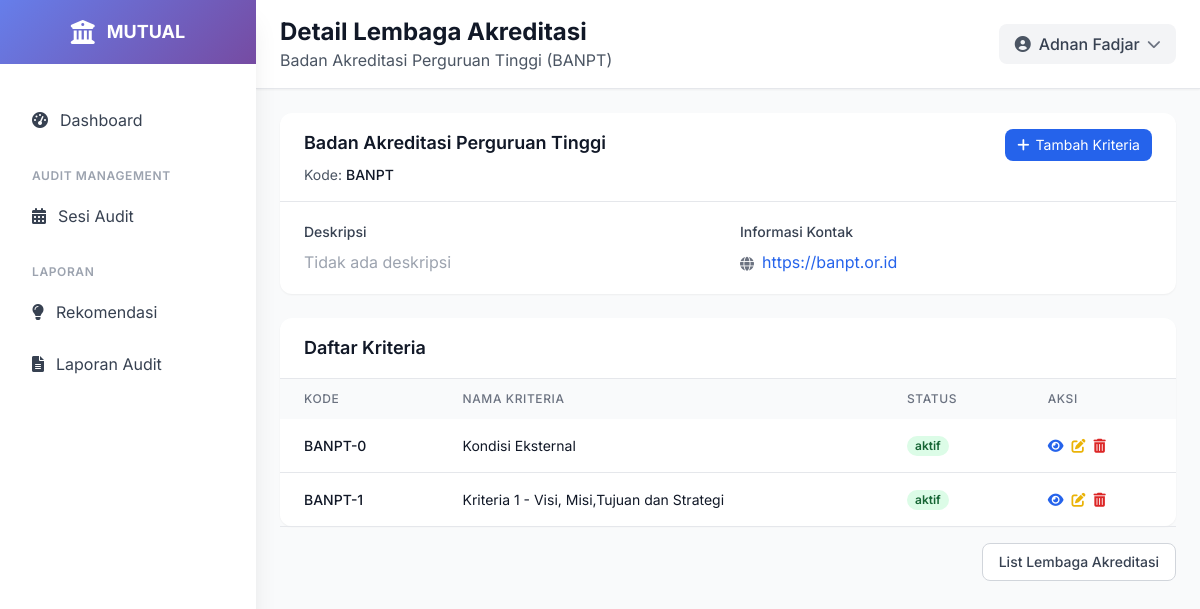
/lembaga/1/ (signed in), run on an earlier commit of the app's database.
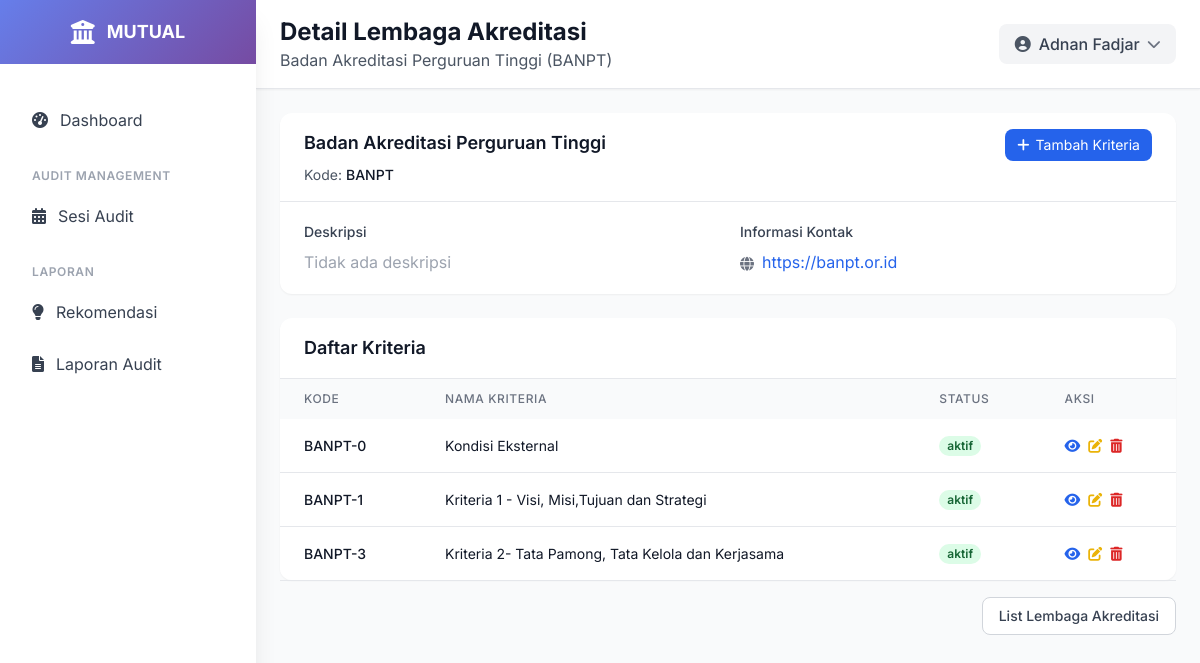
And on a later commit of the database.
### ami/models.py (models this page shows, shortened)
class Kriteria(models.Model):
    lembaga_akreditasi = models.ForeignKey(LembagaAkreditasi, on_delete=models.CASCADE, related_name='kriteria')
    kode = models.CharField(max_length=30, null=True)
    nama = models.CharField(max_length=255)
    deskripsi = models.TextField(blank=True, null=True)
    status = models.CharField(max_length=20, choices=[
        ('aktif', 'aktif'),
        ('tidak aktif', 'tidak aktif'),
    ], default='aktif')
    class Meta:
        verbose_name = "Kriteria"
        verbose_name_plural = "Kriteria"
        unique_together = ['lembaga_akreditasi', 'kode']
        ordering = ['kode']

### ami/views.py (the view)
# urls.py: path('lembaga/<int:pk>/', views.lembaga_akreditasi_detail, name='lembaga_akreditasi_detail'),
@login_required
def lembaga_akreditasi_detail(request, pk):
    lembaga = get_object_or_404(LembagaAkreditasi, pk=pk)
    kriteria_list = lembaga.kriteria.all().order_by('kode')
    paginator = Paginator(kriteria_list, 10)
    page_number = request.GET.get('page')
    kriteria = paginator.get_page(page_number)
    return render(request, 'ami/lembaga_akreditasi_detail.html', {
        'lembaga': lembaga,
        'kriteria': kriteria
    })

### templates/ami/lembaga_akreditasi_detail.html (shortened to what the changed rows need)
{% extends 'base.html' %}
{% load static %}
{% block page_title %}Detail Lembaga Akreditasi{% endblock %}
{% block content %}
<div class="p-4 lg:p-6">
    <div class="bg-white rounded-xl shadow-sm overflow-hidden">
        {% if kriteria %}
        <div class="overflow-x-auto">
            <table class="w-full">
                <thead class="bg-gray-50">
                    <tr>
                        <th class="px-3 lg:px-6 py-3 text-left text-xs font-medium text-gray-500 uppercase tracking-wider">Kode</th>
                        <th class="px-3 lg:px-6 py-3 text-left text-xs font-medium text-gray-500 uppercase tracking-wider">Nama Kriteria</th>
                        <th class="px-3 lg:px-6 py-3 text-left text-xs font-medium text-gray-500 uppercase tracking-wider hidden md:table-cell">Status</th>
                        <th class="px-3 lg:px-6 py-3 text-left text-xs font-medium text-gray-500 uppercase tracking-wider">Aksi</th>
                    </tr>
                </thead>
                <tbody class="bg-white divide-y divide-gray-200">
                    {% for kriteria_item in kriteria %}
                    <tr class="hover:bg-gray-50 transition-colors">
                        <td class="px-3 lg:px-6 py-4 whitespace-nowrap">
                            <div class="text-xs lg:text-sm font-medium text-gray-900">{{ kriteria_item.kode }}</div>
                        </td>
                        <td class="px-3 lg:px-6 py-4 whitespace-nowrap">
                            <div class="text-xs lg:text-sm text-gray-900">{{ kriteria_item.nama }}</div>
                        </td>
                        <td class="px-3 lg:px-6 py-4 whitespace-nowrap text-xs lg:text-sm text-gray-500 hidden md:table-cell">
                            <span class="px-2 inline-flex text-xs leading-5 font-semibold rounded-full
                                {% if kriteria_item.status == 'aktif' %}bg-green-100 text-green-800{% else %}bg-red-100 text-red-800{% endif %}">
                                {{ kriteria_item.get_status_display }}
                            </span>
                        </td>
                        <td class="px-3 lg:px-6 py-4 whitespace-nowrap text-xs lg:text-sm font-medium">
                            <div class="flex flex-wrap gap-2">
                                <a href="{% url 'ami:kriteria_detail' kriteria_item.pk %}" class="text-blue-600 hover:text-blue-900">
                                    <i class="fas fa-eye"></i>
                                </a>
                                <a href="{% url 'ami:kriteria_update' kriteria_item.pk %}" class="text-yellow-500 hover:text-yellow-700">
                                    <i class="fas fa-edit"></i>
                                </a>
                                <a href="{% url 'ami:kriteria_delete' kriteria_item.pk %}" class="text-red-600 hover:text-red-900">
                                    <i class="fas fa-trash-alt"></i>
                                </a>
                            </div>
                        </td>
                    </tr>
                    {% endfor %}
                </tbody>
            </table>
        </div>
        {% endif %}
    </div>
        </div>
</div>
{% endblock %}

What changed in the data, as far as the page shows it:
added Kriteria: kode "BANPT-3", nama "Kriteria 2- Tata Pamong, Tata Kelola dan Kerjasama", status "aktif"
